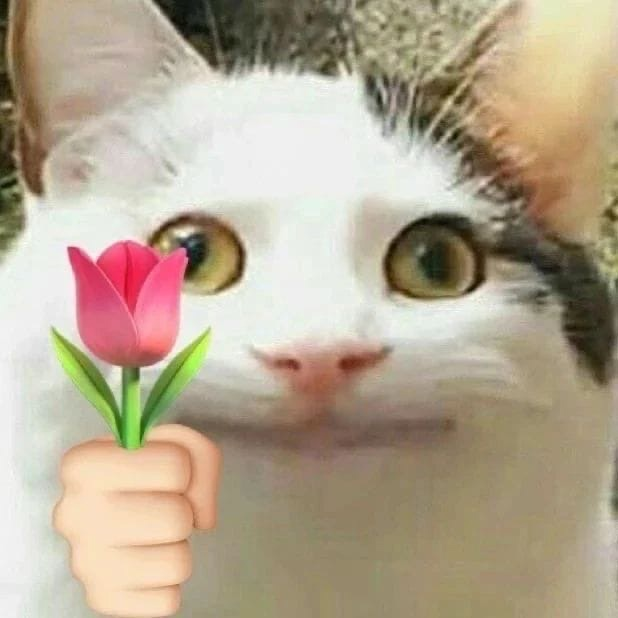
//> input picture image1.jpg, 618 x 618 px
$ ./Lab3v1   (built with g++ and OpenCV 4)
//> lines starting //> are read from the running program, lines starting //| are printed output that depends on the picture
### Lab3v1/Filters.h
#include <iostream>
#include <opencv2/imgproc/imgproc.hpp>
#include <opencv2/highgui/highgui.hpp>
#include <math.h>
//#include <iomanip>

#pragma once

using namespace cv;
using namespace std;

class Filters
{
	public:
		Mat sourceImg;
		Mat workingImg;
		Mat biImg;
		Mat outputImg;

		void setImg(Mat sourceImg);
		Mat getImg();

		Mat gauss3(const Mat& inputImg);
		Mat gauss5(const Mat& inputImg);
		Mat ac(int depth, const Mat& inputImg);
		Mat mediana(const Mat& inputImg);


	private:
		Mat makeBiImg(Mat inputImg);
};

### Lab3v1/Filters.cpp
#include "Filters.h"

void Filters::setImg(Mat sourceImg)
{
	Filters::sourceImg = sourceImg;
	Filters::workingImg = sourceImg.clone();
}

Mat Filters::makeBiImg(Mat inputImg)
{
	cvtColor(inputImg, Filters::biImg, COLOR_BGR2GRAY);
	return biImg;
}

Mat Filters::getImg()
{
	return makeBiImg(workingImg);
}

Mat Filters::gauss3(const Mat& inputImg) {
	Mat outputImg = Mat::zeros(inputImg.size(), CV_8U);
	int k = 36;
	int Fk[3][3] = { {1,4,1},
					 {4,16,4},
					 {1,4,1} };
	for (int i = 1; i < inputImg.cols - 1; i++)
		for (int j = 1; j < inputImg.rows - 1; j++) {
			uchar pix_value = inputImg.at<uchar>(j, i);

			int Rez = 0;
			for (int ii = -1; ii <= 1; ii++)
				for (int jj = -1; jj <= 1; jj++) {
					uchar blurred = inputImg.at<uchar>(j + jj, i + ii);
					Rez += Fk[ii + 1][jj + 1] * blurred;
				}
			uchar blurred = Rez / k;
			outputImg.at<uchar>(j, i) = blurred;
		}
	return outputImg;
}

Mat Filters::gauss5(const Mat& inputImg) {
	Mat outputImg = Mat::zeros(inputImg.size(), CV_8U);
	int k = 256;
	int Fk[5][5] = { {1, 4, 6, 4, 1},
					{4, 16, 24, 16, 4},
					{6, 24, 36, 24, 6},
					{4, 16, 24, 16, 4},
					{1, 4, 6, 4, 1} };
	for (int i = 2; i < inputImg.cols - 2; i++)
		for (int j = 2; j < inputImg.rows - 2; j++) {
			uchar pix_value = inputImg.at<uchar>(j, i);

			int Rez = 0;
			for (int ii = -2; ii <= 2; ii++)
				for (int jj = -2; jj <= 2; jj++) {
					uchar blurred = inputImg.at<uchar>(j + jj, i + ii);
					Rez += Fk[ii + 2][jj + 2] * blurred;
				}
			uchar blurred = Rez / k;
			outputImg.at<uchar>(j, i) = blurred;
		}
	return outputImg;
}

// [17 lines left out: function mosaika, not called in this run]

Mat Filters::ac(int depth, const Mat& inputImg)
{
	Filters::outputImg = Mat::zeros(inputImg.size(), CV_8UC1);

	float X = ceil((100 / depth - 1) + 8);

	float k = X - 8;
	float Fk[3][3] = { { -1,-1,-1 },{ -1,X,-1 },{ -1,-1,-1 } };

	for (int i = 1; i < inputImg.cols - 1; i++)
		for (int j = 1; j < inputImg.rows - 1; j++) {
			float conv = 0;
			for (int ii = -1; ii <= 1; ii++)
				for (int jj = -1; jj <= 1; jj++) {
					uchar aced = inputImg.at<uchar>(j + jj, i + ii);
					conv += Fk[ii + 1][jj + 1] * aced;
				}
			int aced = conv / k;
			if (aced > 255)
				outputImg.at<uchar>(j, i) = 255;
			else {
				uchar uaced = aced;
				outputImg.at<uchar>(j, i) = uaced;
			}
		}
	return outputImg;
}

Mat Filters::mediana(const Mat& inputImg)
{
	Filters::outputImg = Mat::zeros(inputImg.size(), CV_8UC1);
	Mat blurred = Mat::zeros(1, 9, CV_8U);
	Mat blurred1 = Mat::zeros(1, 9, CV_8U);
	for (int i = 1; i < inputImg.cols - 1; i++)
		for (int j = 1; j < inputImg.rows - 1; j++)
		{
			float Rez = 0;
			for (int ii = -1; ii <= 1; ii++)
				for (int jj = -1; jj <= 1; jj++)
				{
					blurred.at<uchar>(0, (ii + 1) * 3 + jj + 1) = inputImg.at<uchar>(j + jj, i + ii);
				}
			cv::sort(blurred, blurred1, SORT_EVERY_ROW);
			unsigned char Med = blurred1.at<uchar>(0, 4);
			outputImg.at<uchar>(j, i) = Med;
		}
	return outputImg;
}

// [36 lines left out: functions DoG, sobel, not called in this run]

### Lab3v1/Lab3v1.cpp
#include "Filters.h"


int main()
{
    Filters image;
    image.setImg(imread("../image1.jpg"));


    imwrite("../outputimages/gauss3.jpg", image.gauss3(image.getImg()));
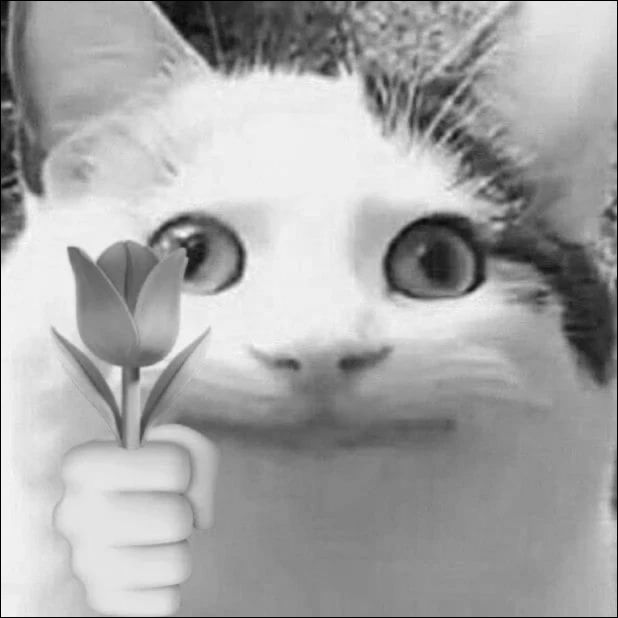
//> saved as gauss3.jpg: 618 rows x 618 cols, CV_8UC1; min 0, max 249, mean 165.9
    imwrite("../outputimages/gauss5.jpg", image.gauss5(image.getImg()));
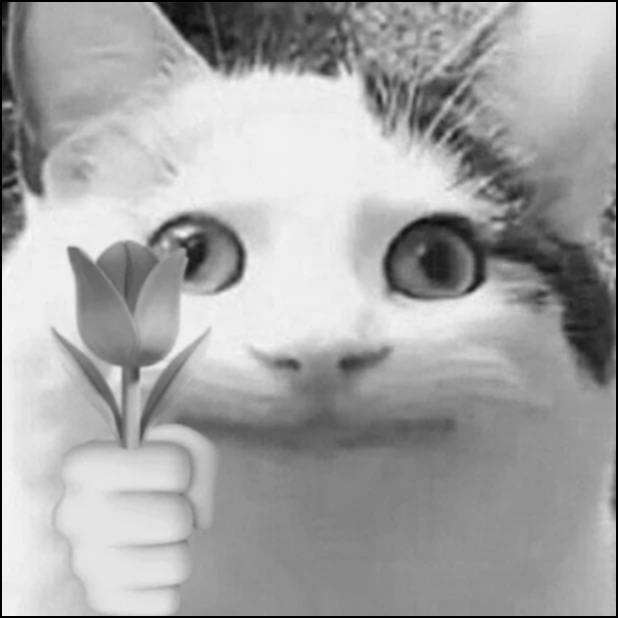
//> saved as gauss5.jpg: 618 rows x 618 cols, CV_8UC1; min 0, max 246, mean 164.9
    imwrite("../outputimages/mosaika.jpg", image.mosaika(10, image.getImg()));
//> (this line was passed over: mosaika is not available in this run)
    imwrite("../outputimages/ac.jpg", image.ac(18, image.getImg()));
    imwrite("../outputimages/mediana.jpg", image.mediana(image.getImg()));

    imwrite("../outputImages/difference.jpg", image.DoG(image.getImg()));
//> (this line was passed over: DoG is not available in this run)

    Mat cannyImg = Mat::zeros(image.getImg().size(), CV_8U);
    Canny(image.getImg(), cannyImg, 50, 290);
    imwrite("../outputImages/Canny.jpg", cannyImg);


    imwrite("../outputImages/Sobel.jpg", image.sobel(image.getImg()));
//> (this line was passed over: sobel is not available in this run)


    waitKey();
    return 0;
}

$ run again, with image.jpg copied over image1.jpg
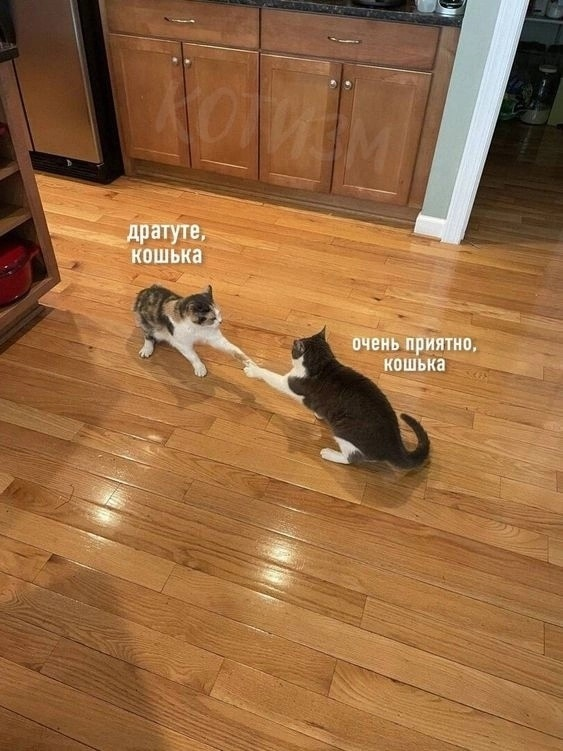
//> input picture image.jpg, 563 x 751 px
//> `imwrite("../outputimages/gauss5.jpg", image.gauss5(image.getImg()));`:
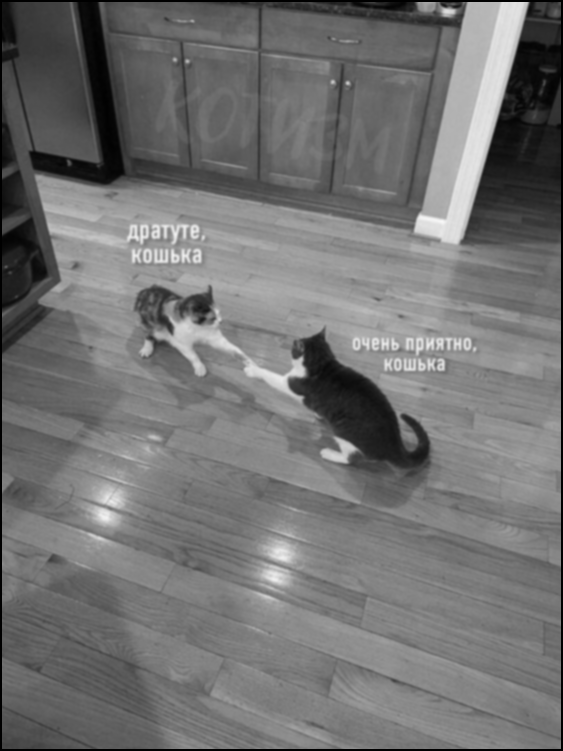
//> saved as gauss5.jpg: 751 rows x 563 cols, CV_8UC1; min 0, max 247, mean 114
//> `imwrite("../outputimages/ac.jpg", image.ac(18, image.getImg()));`:
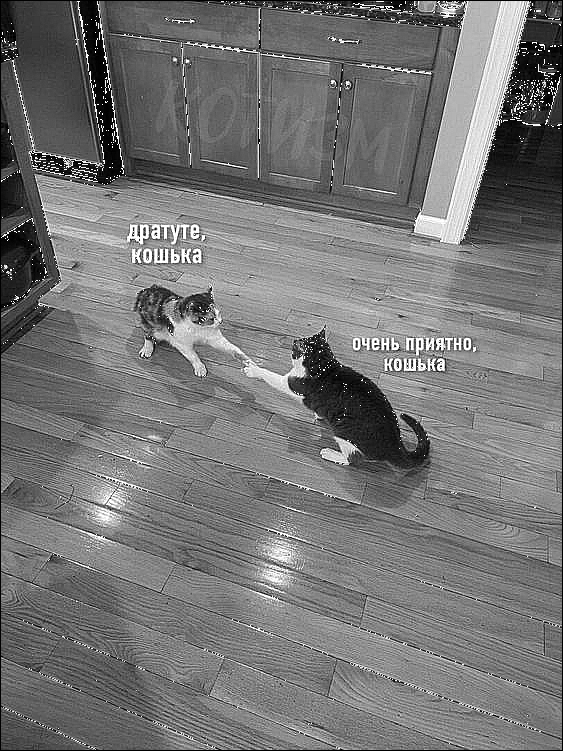
//> saved as ac.jpg: 751 rows x 563 cols, CV_8UC1; min 0, max 255, mean 116.8
